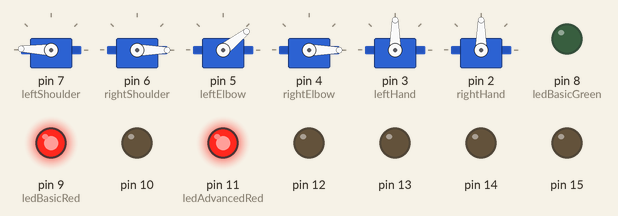
A sketch run on a simulated Arduino Uno, built with avr-gcc and run on an emulated ATmega328P. On the bench: 6 × servo, output pins drawn as LEDs (lit = HIGH). What the sketch prints to the serial monitor is not drawn.

Above: at 0.15 s.
At 8.5 s:
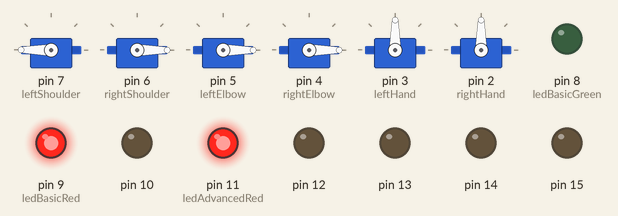
At 9.9 s:
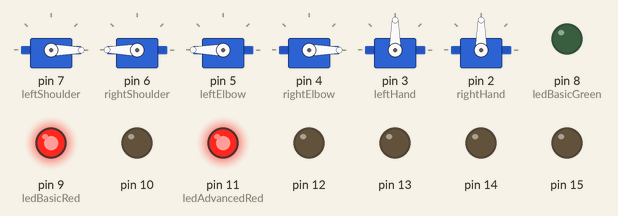
At 12.7 s:
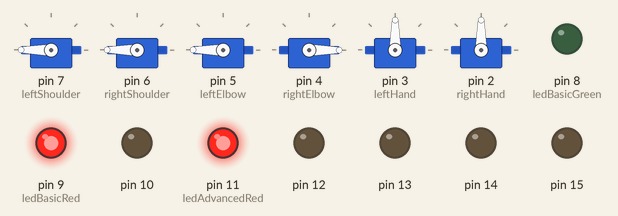
At 22.6 s:
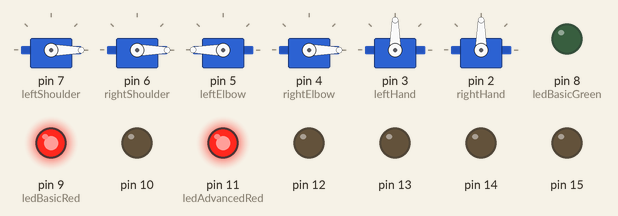
At 38.0 s:
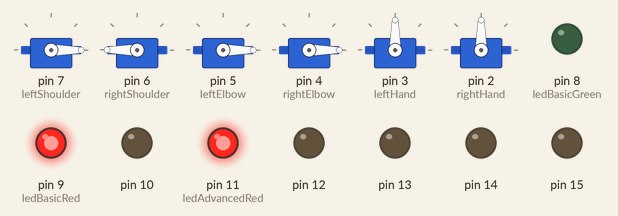
Timing chart, 0 to 40.0 s (numbered marks = the images above):
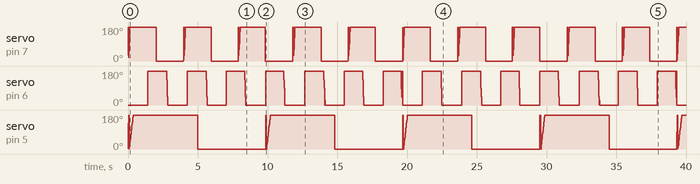

Measured:
- by itself, servo on pin 7 (leftShoulder): ramps from 0° to 180° and jumps back, once every 2.0 s
- by itself, servo on pin 5 (leftElbow): ramps from 0° to 180° and jumps back, once every 4.9 s

The sketch:

Earl_Arduino_Test.ino
```cpp
#include <Servo.h>
Servo leftShoulder;
int lsPos = 25;
Servo rightShoulder;
int rsPos =0;
Servo leftElbow;
int lePos =0;
Servo rightElbow;
int rePos =0;
Servo leftHand;
int lhPos =0;
Servo rightHand;
int rhPos =0;

int ledBasicRed = 9;
int ledBasicGreen = 8;
int ledAdvancedGreen = 10;
int ledAdvancedRed = 11;
boolean startingMotion;
void setup()
{
  //Set all the pins as output except the sensor. It's input.
  for(int i=0;i<16;i++)
  pinMode(i, OUTPUT);
  pinMode(1, INPUT);
  //Attach servos to pins
  leftShoulder.attach(7);
  rightShoulder.attach(6);
  leftElbow.attach(5);
  rightElbow.attach(4);
  leftHand.attach(3);
  rightHand.attach(2);
  //Write the appropriate positions for the shoulders and elbows
  leftShoulder.write(lsPos);
  rightShoulder.write(rsPos);
  leftElbow.write(lePos);
  rightElbow.write(rePos);
  //Start it up.
  Serial.begin(9600);
  Serial.print("y");
  digitalWrite(ledBasicRed, HIGH);
  digitalWrite(ledAdvancedRed, HIGH);
}

void loop()
{/*
    if( Serial.available())
    {
      if(startingMotion==false)
      {
        char ch = Serial.read();
        switch(ch)
        {
            case 'z':
            Serial.print("x");
            break;
            case '1':
            //Move shoulder basically opposite of where it is.
            leftShoulder.write(lsPos+145);
            delay(2500);
            //Move it back.
            leftShoulder.write(lsPos);
            digitalWrite(7, HIGH);
            break;
            case '2':
            break;
            case '3':
            break;
            case '4':
            break;
            case '5':
            break;
            case '6':
            break;
        }
      }
      else
      {
        //Put movement for motion sesnor
        byte senseMotion = LOW;
        senseMotion = digitalRead(1);
        if(senseMotion==HIGH)
        {
          startingMotion = false;
          //Do movement for when he yells "GIMME A HAND!"
          Serial.print("y");
        }
      }
    }
    */
    moveArms();
}

void ledTurnOnForWhat()
{
  digitalWrite(ledBasicRed, LOW);
  digitalWrite(ledAdvancedRed, LOW);
  digitalWrite(ledBasicGreen, HIGH);
  digitalWrite(ledBasicGreen, HIGH);
}

void moveArms()
{
  //Move the shoulders as the biggest movement.
  lsPos+=5;
  leftShoulder.write(lsPos);
  rsPos-=5;
  rightShoulder.write(rsPos);
  //Then move the elbows a bit less
  lePos+=2;
  leftElbow.write(lePos);
  rsPos-=2;
  rightElbow.write(rePos);
}
```
